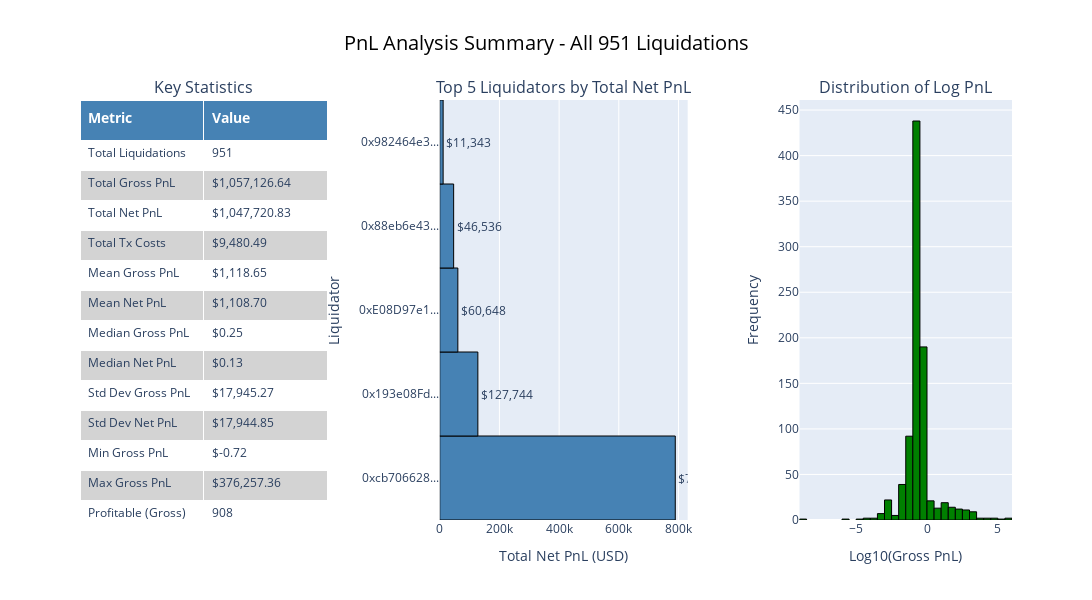

The notebook cell saved with this chart:
### Markdown cell above
## PnL Summary Statistics Visualizations

Visualize PnL summary statistics, distributions, and top liquidators.

### Code cell
# Clean PnL Visualizations with Plotly
import plotly.graph_objects as go
from plotly.subplots import make_subplots
import plotly.express as px

# Create subplots: 1 row, 3 columns
fig = make_subplots(
    rows=1, cols=3,
    subplot_titles=('Key Statistics', 'Top 5 Liquidators by Total Net PnL', 'Distribution of Log PnL'),
    specs=[[{"type": "table"}, {"type": "bar"}, {"type": "histogram"}]],
    horizontal_spacing=0.12,
    column_widths=[0.35, 0.35, 0.30]
)

# 1. Key Statistics Table
stats_data = {
    'Metric': [
        'Total Liquidations',
        'Total Gross PnL',
        'Total Net PnL',
        'Total Tx Costs',
        'Mean Gross PnL',
        'Mean Net PnL',
        'Median Gross PnL',
        'Median Net PnL',
        'Std Dev Gross PnL',
        'Std Dev Net PnL',
        'Min Gross PnL',
        'Max Gross PnL',
        'Profitable (Gross)',
        'Profitable (Net)'
    ],
    'Value': [
        f'{len(df_analysis):,}',
        f'${df_analysis["pnlUSD"].sum():,.2f}',
        f'${df_analysis["netPnLUSD"].sum():,.2f}',
        f'${df_analysis["transactionCostUSD"].sum():,.2f}',
        f'${df_analysis["pnlUSD"].mean():,.2f}',
        f'${df_analysis["netPnLUSD"].mean():,.2f}',
        f'${df_analysis["pnlUSD"].median():,.2f}',
        f'${df_analysis["netPnLUSD"].median():,.2f}',
        f'${df_analysis["pnlUSD"].std():,.2f}',
        f'${df_analysis["netPnLUSD"].std():,.2f}',
        f'${df_analysis["pnlUSD"].min():,.2f}',
        f'${df_analysis["pnlUSD"].max():,.2f}',
        f'{(df_analysis["pnlUSD"] > 0).sum():,}',
        f'{(df_analysis["netPnLUSD"] > 0).sum():,}'
    ]
}

fig.add_trace(
    go.Table(
        header=dict(
            values=['<b>Metric</b>', '<b>Value</b>'],
            fill_color='steelblue',
            align='left',
            font=dict(size=14, color='white'),
            height=40
        ),
        cells=dict(
            values=[stats_data['Metric'], stats_data['Value']],
            fill_color=[['white', 'lightgray'] * len(stats_data['Metric'])],
            align='left',
            font=dict(size=12),
            height=30
        )
    ),
    row=1, col=1
)

# 2. Top 5 Liquidators by Total Net PnL
top_5_liquidators = liquidator_stats.head(5)
liquidator_labels = [addr[:10] + "..." for addr in top_5_liquidators.index]

fig.add_trace(
    go.Bar(
        x=top_5_liquidators['totalNetPnL'],
        y=liquidator_labels,
        orientation='h',
        marker=dict(color='steelblue', line=dict(color='black', width=1)),
        text=[f'${val:,.0f}' for val in top_5_liquidators['totalNetPnL']],
        textposition='outside',
        hovertemplate='<b>%{y}</b><br>Total Net PnL: $%{x:,.2f}<extra></extra>'
    ),
    row=1, col=2
)

# 3. Distribution of Log PnL (positive values only)
positive_pnl = df_analysis[df_analysis['pnlUSD'] > 0]['pnlUSD']
log_pnl = np.log10(positive_pnl)

fig.add_trace(
    go.Histogram(
        x=log_pnl,
        nbinsx=50,
        marker=dict(color='green', line=dict(color='black', width=1)),
        hovertemplate='Log10(PnL): %{x:.2f}<br>Count: %{y}<extra></extra>',
        name='Log PnL Distribution'
    ),
    row=1, col=3
)

# Update layout
fig.update_layout(
    title=dict(
        text='PnL Analysis Summary - All 951 Liquidations',
        x=0.5,
        font=dict(size=20, color='black')
    ),
    height=600,
    width=1800,
    showlegend=False,
    font=dict(size=12)
)

# Update axes
fig.update_xaxes(title_text="Total Net PnL (USD)", row=1, col=2)
fig.update_yaxes(title_text="Liquidator", row=1, col=2)
fig.update_xaxes(title_text="Log10(Gross PnL)", row=1, col=3)
fig.update_yaxes(title_text="Frequency", row=1, col=3)

# Save and show
fig.write_html(DATA_DIR / "pnl_summary_plotly.html")
print("PnL summary visualization saved to data/pnl_summary_plotly.html")
fig.show()

### Figure 1 — Plotly figure (JSON) as saved in the notebook; plotly's stock layout.template omitted (floating-point values rounded to 4 significant figures; data arrays with more than 128 entries replaced by an {"elided": "..."} marker saying what was removed)
{"data": [{"cells": {"align": "left", "fill": {"color": [["white", "lightgray", "white", "lightgray", "white", "lightgray", "white", "lightgray", "white", "lightgray", "white", "lightgray", "white", "lightgray", "white", "lightgray", "white", "lightgray", "white", "lightgray", "white", "lightgray", "white", "lightgray", "white", "lightgray", "white", "lightgray"]]}, "font": {"size": 12}, "height": 30, "values": [["Total Liquidations", "Total Gross PnL", "Total Net PnL", "Total Tx Costs", "Mean Gross PnL", "Mean Net PnL", "Median Gross PnL", "Median Net PnL", "Std Dev Gross PnL", "Std Dev Net PnL", "Min Gross PnL", "Max Gross PnL", "Profitable (Gross)", "Profitable (Net)"], ["951", "$1,057,126.64", "$1,047,720.83", "$9,480.49", "$1,118.65", "$1,108.70", "$0.25", "$0.13", "$17,945.27", "$17,944.85", "$-0.72", "$376,257.36", "908", "705"]]}, "domain": {"x": [0, 0.266], "y": [0, 1]}, "header": {"align": "left", "fill": {"color": "steelblue"}, "font": {"color": "white", "size": 14}, "height": 40, "values": ["<b>Metric</b>", "<b>Value</b>"]}, "type": "table"}, {"hovertemplate": "<b>%{y}</b><br>Total Net PnL: $%{x:,.2f}<extra></extra>", "marker": {"color": "steelblue", "line": {"color": "black", "width": 1}}, "orientation": "h", "text": ["$789,263", "$127,744", "$60,648", "$46,536", "$11,343"], "textposition": "outside", "type": "bar", "x": [789300.0, 127700.0, 60650.0, 46540.0, 11340.0], "xaxis": "x", "y": ["0xcb706628...", "0x193e08Fd...", "0xE08D97e1...", "0x88eb6e43...", "0x982464e3..."], "yaxis": "y"}, {"hovertemplate": "Log10(PnL): %{x:.2f}<br>Count: %{y}<extra></extra>", "marker": {"color": "green", "line": {"color": "black", "width": 1}}, "name": "Log PnL Distribution", "nbinsx": 50, "type": "histogram", "x": {"elided": "908 float values"}, "xaxis": "x2", "yaxis": "y2"}], "layout": {"annotations": [{"font": {"size": 16}, "showarrow": false, "text": "Key Statistics", "x": 0.133, "xanchor": "center", "xref": "paper", "y": 1, "yanchor": "bottom", "yref": "paper"}, {"font": {"size": 16}, "showarrow": false, "text": "Top 5 Liquidators by Total Net PnL", "x": 0.519, "xanchor": "center", "xref": "paper", "y": 1, "yanchor": "bottom", "yref": "paper"}, {"font": {"size": 16}, "showarrow": false, "text": "Distribution of Log PnL", "x": 0.886, "xanchor": "center", "xref": "paper", "y": 1, "yanchor": "bottom", "yref": "paper"}], "font": {"size": 12}, "height": 600, "showlegend": false, "title": {"font": {"color": "black", "size": 20}, "text": "PnL Analysis Summary - All 951 Liquidations", "x": 0.5}, "width": 1800, "xaxis": {"anchor": "y", "domain": [0.386, 0.652], "title": {"text": "Total Net PnL (USD)"}}, "xaxis2": {"anchor": "y2", "domain": [0.772, 1.0], "title": {"text": "Log10(Gross PnL)"}}, "yaxis": {"anchor": "x", "domain": [0, 1], "title": {"text": "Liquidator"}}, "yaxis2": {"anchor": "x2", "domain": [0, 1], "title": {"text": "Frequency"}}}}
